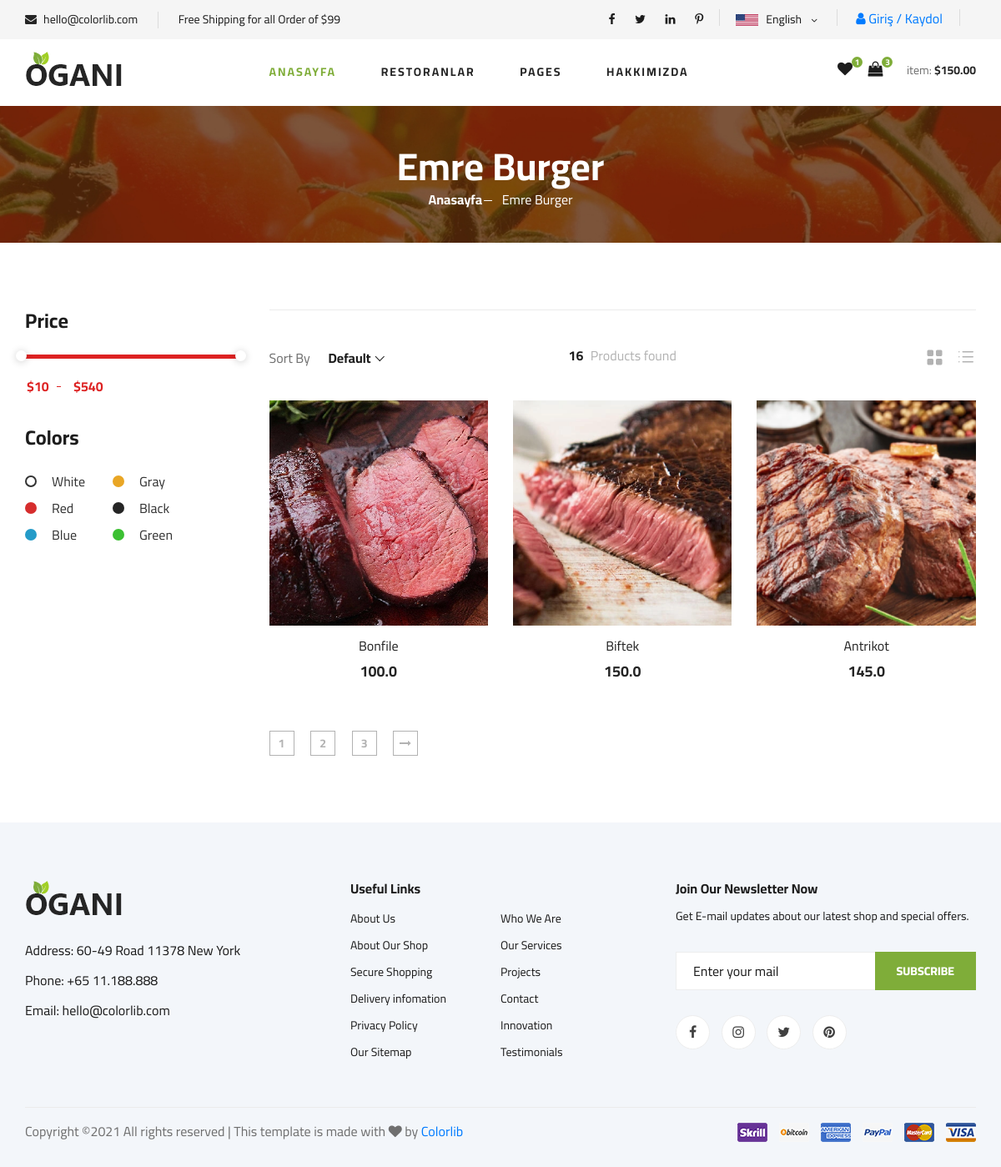
The app's page /restaurant-products/1/ with its own data.
### product/models.py (models this page shows, shortened)
class Restaurant(models.Model):
    STATUS = (
        ('True', 'Evet'),
        ('False', 'Hayır'),
    )
    title = models.CharField(max_length=30)
    keywords = models.CharField(blank=True, max_length=255)
    description = models.CharField(blank=True, max_length=255)
    image = models.ImageField(blank=True, upload_to='images/')
    type = models.CharField(blank=True, max_length=20)
    detail = RichTextUploadingField()
    status = models.CharField(max_length=10, choices=STATUS)
    city = models.CharField(blank=True, max_length=15)
    town = models.CharField(blank=True, max_length=15)
    district = models.CharField(blank=True, max_length=15)
    location = models.CharField(blank=True, max_length=15)
    def image_tag(self):
        return mark_safe('<img src="{}" height="50"/>'.format(self.image.url))
    image_tag.short_description = 'Image'

class Product(models.Model):
    STATUS = (
        ('True', 'Evet'),
        ('False', 'Hayır'),
    )
    restaurant = models.ForeignKey(Restaurant, on_delete=models.CASCADE)  # relation with Restaurant table
    category = models.ForeignKey(Category, on_delete=models.CASCADE) #relation with Category table
    title = models.CharField(max_length=30)
    keywords = models.CharField(max_length=255)
    description = models.CharField(max_length=255)
    image = models.ImageField(blank=True, upload_to='images/')
    price = models.FloatField()
    amount = models.IntegerField()
    detail = RichTextUploadingField()
    status = models.CharField(max_length=10, choices=STATUS)
    slug = models.SlugField(null=False,unique=True)
    created_at = models.DateTimeField(auto_now_add=True)
    update_at = models.DateTimeField(auto_now=True)
    def image_tag(self):
        return mark_safe('<img src="{}" height="50"/>'.format(self.image.url))
    image_tag.short_description = 'Image'

### home/views.py (the view)
# urls.py: path('restaurant-products/<int:id>/', views.restaurant_products,name='restaurant_products'),
def restaurant_products(request,id):
    setting = Setting.objects.get(pk=1)
    restaurant = Restaurant.objects.get(pk=id)
    products=Product.objects.filter(restaurant_id=id)
    context={'setting':setting,
             'products':products,
             'restaurant':restaurant
             }
    return render(request, 'restaurant_products.html',context)

### home/templates/restaurant_products.html (shortened to what this page needs)
{% extends "homebase.html" %}
{% block content %}
    {% load static %}
    <section class="breadcrumb-section set-bg" data-setbg="{% static 'img/breadcrumb.jpg' %}">
        <div class="container">
            <div class="row">
                <div class="col-lg-12 text-center">
                    <div class="breadcrumb__text">
                        <h2>{{ restaurant.title }}</h2>
                        <div class="breadcrumb__option">
                            <a href="/">Anasayfa</a>
                            <span>{{ restaurant.title }}</span>
                        </div>
                    </div>
                </div>
            </div>
        </div>
    </section>
    {% load static %}
    <section class="product spad">
        <div class="container">
            <div class="row">
                <div class="col-lg-3 col-md-5">
                    <div class="sidebar">
                        <div class="sidebar__item">
                            <h4>Price</h4>
                            <div class="price-range-wrap">
                                <div class="price-range ui-slider ui-corner-all ui-slider-horizontal ui-widget ui-widget-content"
                                     data-min="10" data-max="540">
                                    <span tabindex="0" class="ui-slider-handle ui-corner-all ui-state-default"></span>
                                    <span tabindex="0" class="ui-slider-handle ui-corner-all ui-state-default"></span>
                                </div>
                                <div class="range-slider">
                                    <div class="price-input">
                                        <input type="text" id="minamount">
                                        <input type="text" id="maxamount">
                                    </div>
                                </div>
                            </div>
                        </div>
                        <div class="sidebar__item sidebar__item__color--option">
                            <h4>Colors</h4>
                            <div class="sidebar__item__color sidebar__item__color--white">
                                <label for="white">
                                    White
                                </label>
                            </div>
                            <div class="sidebar__item__color sidebar__item__color--gray">
                                <label for="gray">
                                    Gray
                                </label>
                            </div>
                            <div class="sidebar__item__color sidebar__item__color--red">
                                <label for="red">
                                    Red
                                </label>
                            </div>
                            <div class="sidebar__item__color sidebar__item__color--black">
                                <label for="black">
                                    Black
                                </label>
                            </div>
                            <div class="sidebar__item__color sidebar__item__color--blue">
                                <label for="blue">
                                    Blue
                                </label>
                            </div>
                            <div class="sidebar__item__color sidebar__item__color--green">
                                <label for="green">
                                    Green
                                </label>
                            </div>
                        </div>
                    </div>
                </div>
                <div class="col-lg-9 col-md-7">
                    <div class="filter__item">
                        <div class="row">
                            <div class="col-lg-4 col-md-5">
                                <div class="filter__sort">
                                    <span>Sort By</span>
                                </div>
                            </div>
                            <div class="col-lg-4 col-md-4">
                                <div class="filter__found">
                                    <h6><span>16</span> Products found</h6>
                                </div>
                            </div>
                            <div class="col-lg-4 col-md-3">
                                <div class="filter__option">
                                    <span class="icon_grid-2x2"></span>
                                    <span class="icon_ul"></span>
                                </div>
                            </div>
                        </div>
                    </div>
                    <div class="row">
                        {% for rs in products %}
                            <div class="col-lg-4 col-md-6 col-sm-6">
                                <div class="product__item">
                                    <div class="product__item__pic set-bg" data-setbg="{{ rs.image.url }}">
                                    </div>
                                    <div class="product__item__text">
                                        <h6><a href="/product/{{ rs.id }}/{{ rs.slug }}">{{ rs.title }}</a></h6>
                                        <h5>{{ rs.price }}</h5>
                                    </div>
                                </div>
                            </div>
                        {% endfor %}
                    </div>
                    <div class="product__pagination">
                        <a href="#">1</a>
                        <a href="#">2</a>
                        <a href="#">3</a>
                        <a href="#"><i class="fa fa-long-arrow-right"></i></a>
                    </div>
                </div>
            </div>
        </div>
    </section>
{% endblock %}

### records on screen
Restaurant: title "Emre Burger"
Product: shows a picture, title "Bonfile", price "100.0"
Product: shows a picture, title "Biftek", price "150.0"
Product: shows a picture, title "Antrikot", price "145.0"
